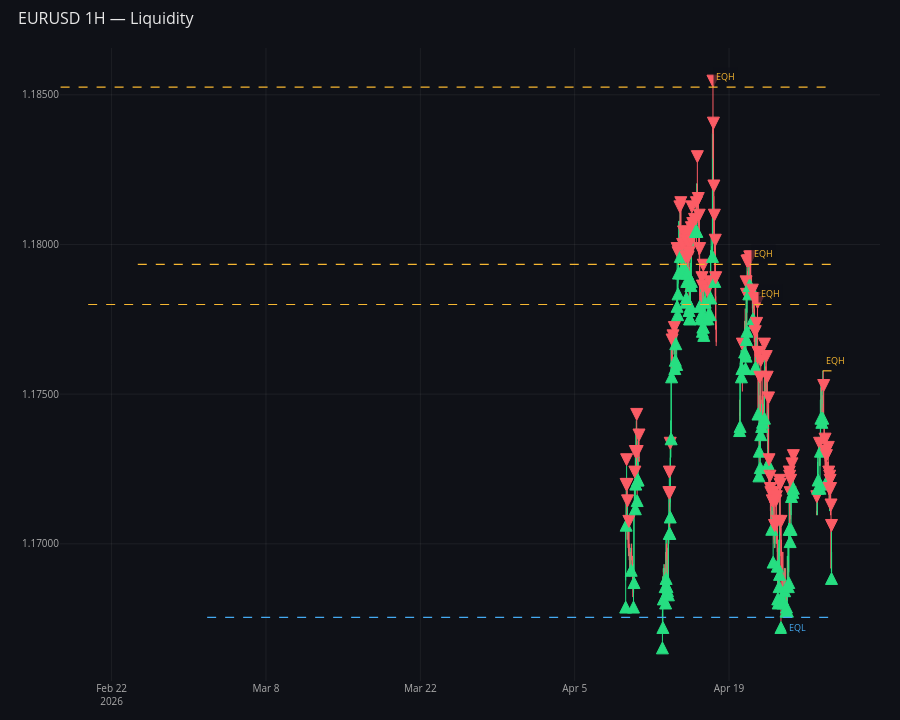

The cell this chart's notebook holds for it:
### Code cell
import importlib
import strategies.liquidity as liq_module
importlib.reload(liq_module)
from strategies.liquidity import Liquidity

liq = Liquidity(df, swing_lookback=5, equal_threshold=3.0)
print(f"Equal Highs : {len(liq.equal_highs)}")
print(f"Equal Lows  : {len(liq.equal_lows)}")
print(f"Grabs       : {len(liq.grabs)}")
print(f"Active Buy-side  : {len(liq.active_buyside())}")
print(f"Active Sell-side : {len(liq.active_sellside())}")
liq.plot(last_n=300, title="EURUSD 1H — Liquidity").show()
